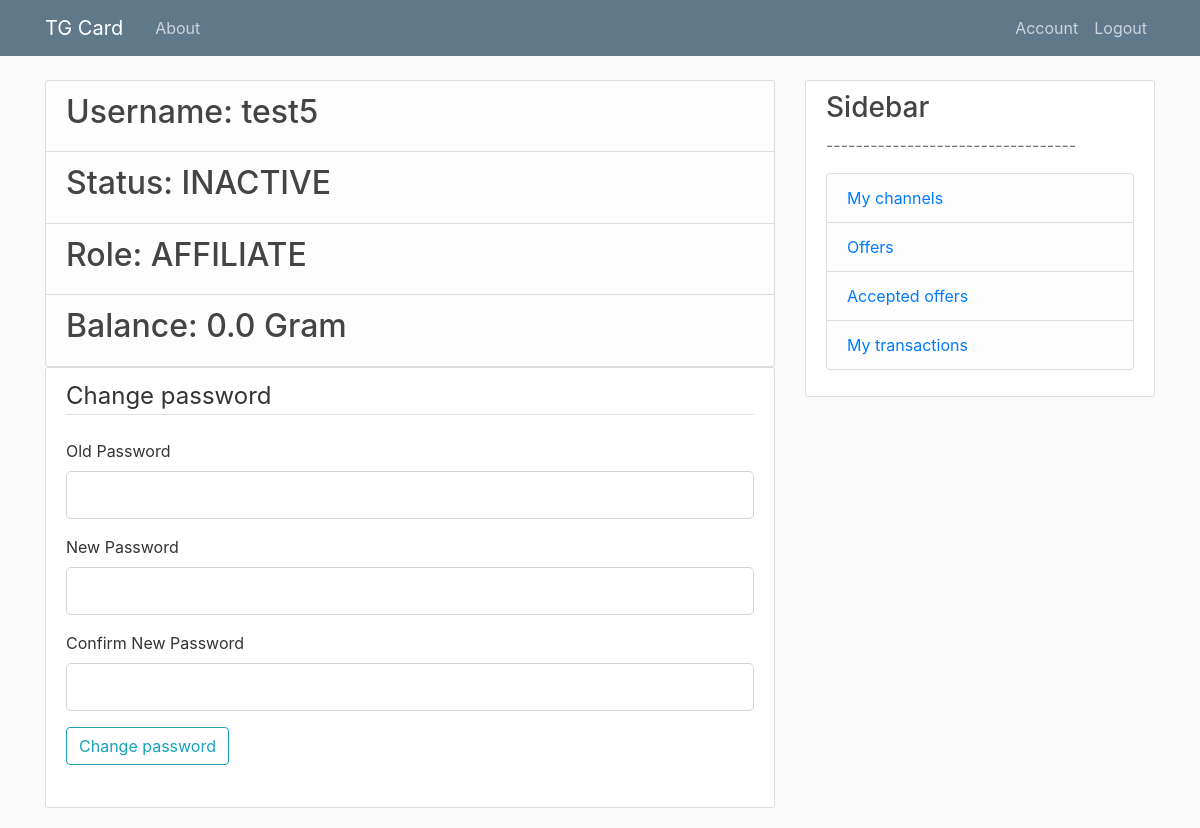
Page /account (signed in) on the committed database.
### models.py (models this page shows, shortened)
class User(db.Model, UserMixin):
    id = db.Column(db.Integer, primary_key=True)
    username = db.Column(db.String, index=True, unique=True, nullable=False) # unique user id in telegram
    password = db.Column(db.String, nullable=True)
    role = db.Column(db.Integer, nullable=False) # advert. \ affil. \ moder. \ admin
    status = db.Column(db.String, index=True, nullable=False) # active \ inactive
    balance = db.Column(db.Float, index=True, default=0)
    channels = db.relationship('Channel', backref='user', lazy=True)
    offers = db.relationship('Offer', backref='user', lazy=True)
    tasks = db.relationship('Task', backref='user', lazy=True)
    transactionsAdv = db.relationship('Transaction', backref='userAdv', foreign_keys='Transaction.advId', lazy=True)
    transactionsAff = db.relationship('Transaction', backref='userAff', foreign_keys='Transaction.affId', lazy=True)

### routes.py (the view, shortened to what this page needs)
@app.route("/account", methods=['GET', 'POST'])
@login_required
def account():
    form = ChangePassForm()
    return render_template('account.html', title='Account', form=form)

### forms.py
class ChangePassForm(FlaskForm):
    passwordOld = PasswordField('Old Password', validators=[DataRequired()])
    passwordNew = PasswordField('New Password', validators=[DataRequired()])
    confirm_passwordNew = PasswordField('Confirm New Password',
                                     validators=[DataRequired(), EqualTo('passwordNew')])
    submit = SubmitField('Change password')

### models.py (called while the page is built)
@login_manager.user_loader
def load_user(user_id):
    return User.query.get(int(user_id))

### templates/account.html (shortened to what this page needs)
{% extends "layout.html" %}
{% block content %}
    <ul class="list-group">
        <li class="list-group-item list-group-item-light"><h2>Username: {{ current_user.username }}</h2></li>
        <li class="list-group-item list-group-item-light"><h2>Status: {{ current_user.status }}</h2></li>
        <li class="list-group-item list-group-item-light"><h2>Role: {{ current_user.role }}</h2></li>
        <li class="list-group-item list-group-item-light"><h2>Balance: {{ current_user.balance }} Gram</h2></li>
    </ul>
    <div class="content-section">
        <form method="POST" action="">
        <fieldset class="form-group">
            <legend class="border-bottom mb-4">Change password</legend>
            <div class="form-group">
                {{ form.passwordOld.label(class="form-control-label") }}
                {% if form.passwordOld.errors %}
                    {{ form.passwordOld(class="form-control form-control-lg is-invalid") }}
                    <div class="invalid-feedback">
                        {% for error in form.passwordOld.errors %}
                            <span>{{ error }}</span>
                        {% endfor %}
                    </div>
                {% else %}
                    {{ form.passwordOld(class="form-control form-control-lg") }}
                {% endif %}
            </div>
            <div class="form-group">
                {{ form.passwordNew.label(class="form-control-label") }}
                {% if form.passwordNew.errors %}
                    {{ form.passwordNew(class="form-control form-control-lg is-invalid") }}
                    <div class="invalid-feedback">
                        {% for error in form.passwordNew.errors %}
                            <span>{{ error }}</span>
                        {% endfor %}
                    </div>
                {% else %}
                    {{ form.passwordNew(class="form-control form-control-lg") }}
                {% endif %}
            </div>
            <div class="form-group">
                {{ form.confirm_passwordNew.label(class="form-control-label") }}
                {% if form.confirm_passwordNew.errors %}
                    {{ form.confirm_passwordNew(class="form-control form-control-lg is-invalid") }}
                    <div class="invalid-feedback">
                        {% for error in form.confirm_passwordNew.errors %}
                            <span>{{ error }}</span>
                        {% endfor %}
                    </div>
                {% else %}
                    {{ form.confirm_passwordNew(class="form-control form-control-lg") }}
                {% endif %}
            </div>
    	    <div class="form-group">
         	    {{ form.submit(class="btn btn-outline-info") }}
    	    </div>
            </fieldset>
        </form>
    </div>
{% endblock content %}

### static/main.css (style rules this page uses)
body { background: #fafafa; color: #333333; margin-top: 5rem; }
h1, h2, h3, h4, h5, h6 { color: #444444; }
.content-section { background: #ffffff; padding: 10px 20px; border: 1px solid #dddddd; border-radius: 3px; margin-bottom: 20px; }

### rows in the picture
User: username "test5", status "INACTIVE", role "AFFILIATE", balance "0.0"
